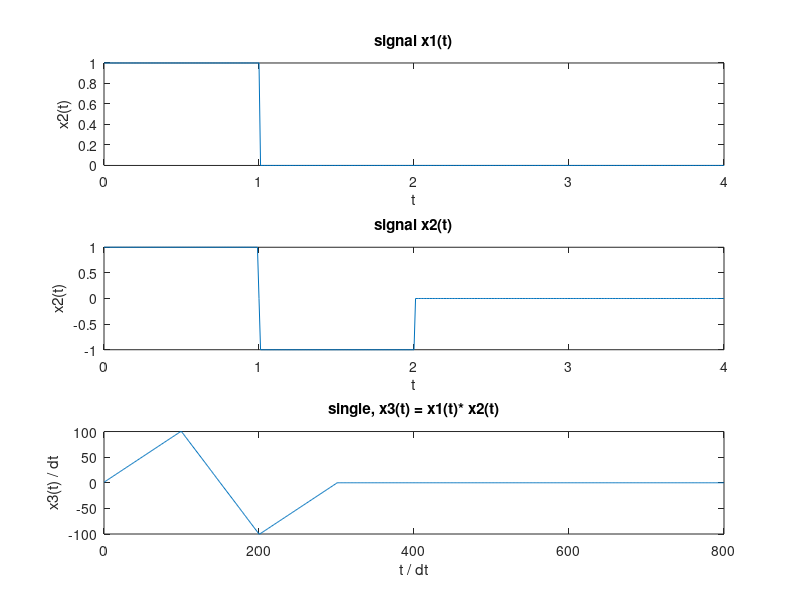

This figure's MATLAB source:
tmin=0; tmax = 4; dt = 0.01;t = tmin:dt:tmax;x1 = 1.*(t>=0 & t<=1);xa = 1;xb = -1;x2 = xa.*(t>=0 & t<=1) + xb.*(t>=1 & t<=2);x3 = conv(x1,x2);n3 = length(x3);t1 = 0:1:n3-1;subplot(3,1,1); plot(t,x1);xlabel('t'); ylabel('x2(t)'); title('signal x1(t)');subplot(3,1,2); plot(t,x2);xlabel('t'); ylabel('x2(t)'); title('signal x2(t)');subplot(3,1,3); plot(t1,x3);xlabel('t / dt'); ylabel('x3(t) / dt');title('single, x3(t) = x1(t)* x2(t)');